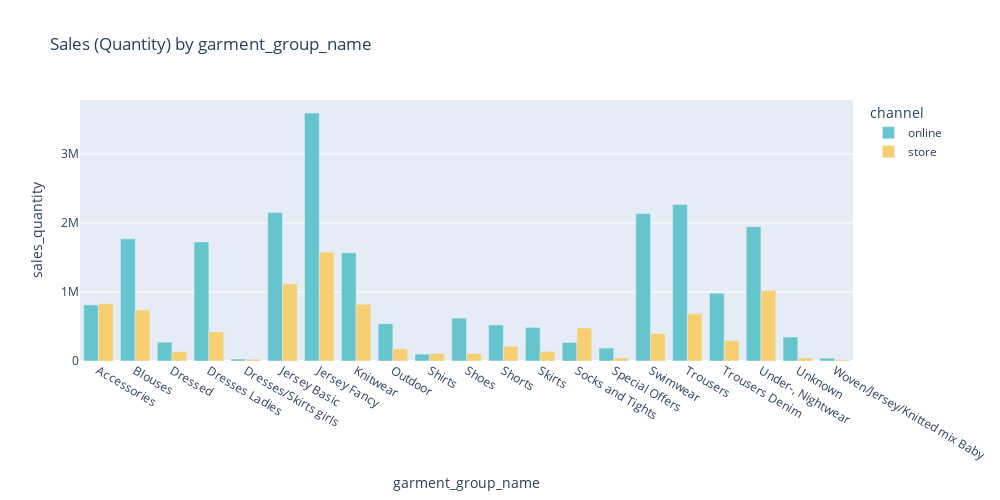

Notebook source saved alongside this figure:
### Code cell
import plotly.express as px
color = px.colors.qualitative.Pastel
group="garment_group_name"
com_g = combined[['article_id', 'channel', group]].groupby([group, "channel"]).count().reset_index()
fig = px.bar(com_g, x=group, y='article_id', color='channel', barmode='group',
                 labels={'article_id': 'sales_quantity'}, title='Sales (Quantity) by ' + group, color_discrete_sequence=color,
                 width=1000, height=500)
fig.show()

### Figure 1 — Plotly figure (JSON) as saved in the notebook; plotly's stock layout.template omitted (floating-point values rounded to 4 significant figures)
{"data": [{"alignmentgroup": "True", "hovertemplate": "channel=online<br>garment_group_name=%{x}<br>sales_quantity=%{y}<extra></extra>", "legendgroup": "online", "marker": {"color": "rgb(102, 197, 204)", "pattern": {"shape": ""}}, "name": "online", "offsetgroup": "online", "orientation": "v", "showlegend": true, "textposition": "auto", "type": "bar", "x": ["Accessories", "Blouses", "Dressed", "Dresses Ladies", "Dresses/Skirts girls", "Jersey Basic", "Jersey Fancy", "Knitwear", "Outdoor", "Shirts", "Shoes", "Shorts", "Skirts", "Socks and Tights", "Special Offers", "Swimwear", "Trousers", "Trousers Denim", "Under-, Nightwear", "Unknown", "Woven/Jersey/Knitted mix Baby"], "xaxis": "x", "y": [813331, 1771709, 273446, 1726159, 29035, 2151804, 3595241, 1569042, 539971, 99817, 622075, 523180, 486016, 268701, 186983, 2138499, 2269174, 981413, 1946077, 346914, 41275], "yaxis": "y"}, {"alignmentgroup": "True", "hovertemplate": "channel=store<br>garment_group_name=%{x}<br>sales_quantity=%{y}<extra></extra>", "legendgroup": "store", "marker": {"color": "rgb(246, 207, 113)", "pattern": {"shape": ""}}, "name": "store", "offsetgroup": "store", "orientation": "v", "showlegend": true, "textposition": "auto", "type": "bar", "x": ["Accessories", "Blouses", "Dressed", "Dresses Ladies", "Dresses/Skirts girls", "Jersey Basic", "Jersey Fancy", "Knitwear", "Outdoor", "Shirts", "Shoes", "Shorts", "Skirts", "Socks and Tights", "Special Offers", "Swimwear", "Trousers", "Trousers Denim", "Under-, Nightwear", "Unknown", "Woven/Jersey/Knitted mix Baby"], "xaxis": "x", "y": [832133, 738732, 136089, 421370, 26858, 1116647, 1576370, 823765, 175605, 110472, 107402, 213536, 138806, 478643, 45414, 399586, 684537, 298473, 1020711, 44725, 18588], "yaxis": "y"}], "layout": {"barmode": "group", "height": 500, "legend": {"title": {"text": "channel"}, "tracegroupgap": 0}, "title": {"text": "Sales (Quantity) by garment_group_name"}, "width": 1000, "xaxis": {"anchor": "y", "domain": [0, 1], "title": {"text": "garment_group_name"}}, "yaxis": {"anchor": "x", "domain": [0, 1], "title": {"text": "sales_quantity"}}}}
